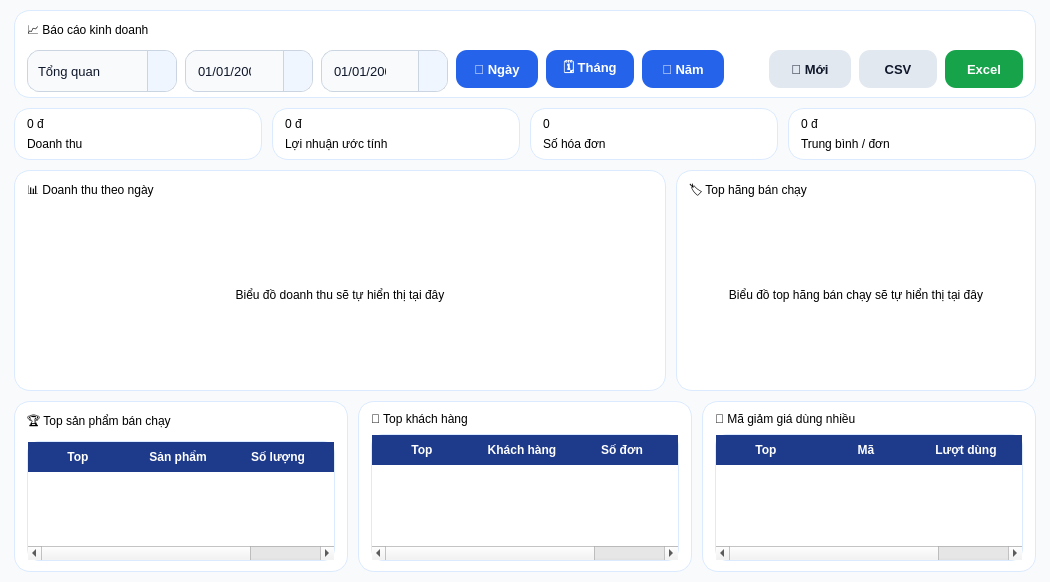
<?xml version="1.0" encoding="UTF-8"?>
<ui version="4.0">
 <class>ReportPage</class>
 <widget class="QWidget" name="ReportPage">
  <property name="geometry">
   <rect>
    <x>0</x>
    <y>0</y>
    <width>1050</width>
    <height>560</height>
   </rect>
  </property>

  <property name="styleSheet">
   <string><![CDATA[
QWidget#ReportPage {
    background-color: #f8fafc;
}

QFrame#filterPanel,
QFrame#kpiCardRevenue,
QFrame#kpiCardProfit,
QFrame#kpiCardOrders,
QFrame#kpiCardAov,
QFrame#chartRevenuePanel,
QFrame#chartBrandPanel,
QFrame#topProductPanel,
QFrame#topCustomerPanel,
QFrame#topDiscountPanel {
    background-color: white;
    border: 1px solid #dbeafe;
    border-radius: 16px;
}

QFrame.chartBox {
    background-color: #f8fbff;
    border: 1px dashed #93c5fd;
    border-radius: 14px;
}

QLabel.sectionTitle {
    color: #1e3a8a;
    font-size: 16px;
    font-weight: bold;
}

QLabel.kpiValue {
    color: #2563eb;
    font-size: 23px;
    font-weight: bold;
}

QLabel.kpiText {
    color: #64748b;
    font-size: 12px;
}

QLabel.chartPlaceholder {
    color: #64748b;
    font-size: 13px;
    font-weight: bold;
}

QComboBox,
QDateEdit {
    background-color: #f8fafc;
    border: 1px solid #cbd5e1;
    border-radius: 12px;
    padding: 6px 32px 6px 10px;
    color: #0f172a;
    font-size: 13px;
    min-height: 28px;
}

QComboBox:focus,
QDateEdit:focus {
    border: 2px solid #2563eb;
    background-color: white;
}

QComboBox::drop-down,
QDateEdit::drop-down {
    subcontrol-origin: padding;
    subcontrol-position: top right;
    width: 28px;
    border-left: 1px solid #cbd5e1;
    border-top-right-radius: 12px;
    border-bottom-right-radius: 12px;
    background-color: #eff6ff;
}

QComboBox::down-arrow,
QDateEdit::down-arrow {
    width: 10px;
    height: 10px;
}

QComboBox QAbstractItemView {
    background-color: white;
    color: #0f172a;
    selection-background-color: #dbeafe;
    selection-color: #0f172a;
    border: 1px solid #93c5fd;
    border-radius: 10px;
    padding: 6px;
    outline: 0;
    font-size: 13px;
}

QPushButton {
    border: none;
    border-radius: 11px;
    padding: 7px 10px;
    font-size: 13px;
    font-weight: bold;
    min-height: 24px;
}

QPushButton#btnViewDay,
QPushButton#btnViewMonth,
QPushButton#btnViewYear {
    background-color: #2563eb;
    color: white;
}

QPushButton#btnRefreshReport,
QPushButton#btnExportCsv {
    background-color: #e2e8f0;
    color: #0f172a;
}

QPushButton#btnExportExcel {
    background-color: #16a34a;
    color: white;
}

QTableWidget {
    background-color: white;
    border: 1px solid #dbeafe;
    border-radius: 12px;
    gridline-color: #e2e8f0;
    color: #0f172a;
    font-size: 12px;
}

QTableWidget::item {
    padding: 5px;
}

QTableWidget::item:selected {
    background-color: #dbeafe;
    color: #0f172a;
}

QHeaderView::section {
    background-color: #1e3a8a;
    color: white;
    padding: 6px;
    border: none;
    font-weight: bold;
}
   ]]></string>
  </property>

  <layout class="QVBoxLayout" name="mainLayout">
   <property name="leftMargin"><number>14</number></property>
   <property name="topMargin"><number>10</number></property>
   <property name="rightMargin"><number>14</number></property>
   <property name="bottomMargin"><number>10</number></property>
   <property name="spacing"><number>10</number></property>

   <item>
    <widget class="QFrame" name="filterPanel">
     <property name="maximumSize">
      <size>
       <width>16777215</width>
       <height>88</height>
      </size>
     </property>
     <layout class="QVBoxLayout" name="filterPanelLayout">
      <property name="leftMargin"><number>12</number></property>
      <property name="topMargin"><number>10</number></property>
      <property name="rightMargin"><number>12</number></property>
      <property name="bottomMargin"><number>10</number></property>
      <property name="spacing"><number>8</number></property>

      <item>
       <widget class="QLabel" name="lblFilterTitle">
        <property name="text"><string>📈 Báo cáo kinh doanh</string></property>
        <property name="class" stdset="0"><string>sectionTitle</string></property>
       </widget>
      </item>

      <item>
       <layout class="QHBoxLayout" name="filterLayout">
        <property name="spacing"><number>8</number></property>

        <item>
         <widget class="QComboBox" name="cboReportType">
          <property name="minimumSize"><size><width>150</width><height>36</height></size></property>
          <item><property name="text"><string>Tổng quan</string></property></item>
          <item><property name="text"><string>Doanh thu</string></property></item>
          <item><property name="text"><string>Sản phẩm</string></property></item>
          <item><property name="text"><string>Khách hàng</string></property></item>
          <item><property name="text"><string>Mã giảm giá</string></property></item>
          <item><property name="text"><string>Tồn kho</string></property></item>
         </widget>
        </item>

        <item>
         <widget class="QDateEdit" name="dateFrom">
          <property name="minimumSize"><size><width>125</width><height>36</height></size></property>
          <property name="calendarPopup"><bool>true</bool></property>
          <property name="displayFormat"><string>dd/MM/yyyy</string></property>
         </widget>
        </item>

        <item>
         <widget class="QDateEdit" name="dateTo">
          <property name="minimumSize"><size><width>125</width><height>36</height></size></property>
          <property name="calendarPopup"><bool>true</bool></property>
          <property name="displayFormat"><string>dd/MM/yyyy</string></property>
         </widget>
        </item>

        <item>
         <widget class="QPushButton" name="btnViewDay">
          <property name="minimumSize"><size><width>82</width><height>36</height></size></property>
          <property name="text"><string>📅 Ngày</string></property>
         </widget>
        </item>

        <item>
         <widget class="QPushButton" name="btnViewMonth">
          <property name="minimumSize"><size><width>88</width><height>36</height></size></property>
          <property name="text"><string>🗓 Tháng</string></property>
         </widget>
        </item>

        <item>
         <widget class="QPushButton" name="btnViewYear">
          <property name="minimumSize"><size><width>82</width><height>36</height></size></property>
          <property name="text"><string>📆 Năm</string></property>
         </widget>
        </item>

        <item>
         <spacer name="filterSpacer">
          <property name="orientation"><enum>Qt::Orientation::Horizontal</enum></property>
          <property name="sizeHint" stdset="0"><size><width>40</width><height>20</height></size></property>
         </spacer>
        </item>

        <item>
         <widget class="QPushButton" name="btnRefreshReport">
          <property name="minimumSize"><size><width>82</width><height>36</height></size></property>
          <property name="text"><string>🔄 Mới</string></property>
         </widget>
        </item>

        <item>
         <widget class="QPushButton" name="btnExportCsv">
          <property name="minimumSize"><size><width>78</width><height>36</height></size></property>
          <property name="text"><string>CSV</string></property>
         </widget>
        </item>

        <item>
         <widget class="QPushButton" name="btnExportExcel">
          <property name="minimumSize"><size><width>78</width><height>36</height></size></property>
          <property name="text"><string>Excel</string></property>
         </widget>
        </item>

       </layout>
      </item>

     </layout>
    </widget>
   </item>

   <item>
    <layout class="QHBoxLayout" name="kpiLayout">
     <property name="spacing"><number>10</number></property>

     <item>
      <widget class="QFrame" name="kpiCardRevenue">
       <property name="maximumSize"><size><width>16777215</width><height>76</height></size></property>
       <layout class="QVBoxLayout" name="kpiRevenueLayout">
        <property name="leftMargin"><number>12</number></property>
        <property name="topMargin"><number>8</number></property>
        <property name="rightMargin"><number>12</number></property>
        <property name="bottomMargin"><number>8</number></property>
        <item><widget class="QLabel" name="lblRevenueValue"><property name="text"><string>0 đ</string></property><property name="class" stdset="0"><string>kpiValue</string></property></widget></item>
        <item><widget class="QLabel" name="lblRevenueText"><property name="text"><string>Doanh thu</string></property><property name="class" stdset="0"><string>kpiText</string></property></widget></item>
       </layout>
      </widget>
     </item>

     <item>
      <widget class="QFrame" name="kpiCardProfit">
       <property name="maximumSize"><size><width>16777215</width><height>76</height></size></property>
       <layout class="QVBoxLayout" name="kpiProfitLayout">
        <property name="leftMargin"><number>12</number></property>
        <property name="topMargin"><number>8</number></property>
        <property name="rightMargin"><number>12</number></property>
        <property name="bottomMargin"><number>8</number></property>
        <item><widget class="QLabel" name="lblProfitValue"><property name="text"><string>0 đ</string></property><property name="class" stdset="0"><string>kpiValue</string></property></widget></item>
        <item><widget class="QLabel" name="lblProfitText"><property name="text"><string>Lợi nhuận ước tính</string></property><property name="class" stdset="0"><string>kpiText</string></property></widget></item>
       </layout>
      </widget>
     </item>

     <item>
      <widget class="QFrame" name="kpiCardOrders">
       <property name="maximumSize"><size><width>16777215</width><height>76</height></size></property>
       <layout class="QVBoxLayout" name="kpiOrdersLayout">
        <property name="leftMargin"><number>12</number></property>
        <property name="topMargin"><number>8</number></property>
        <property name="rightMargin"><number>12</number></property>
        <property name="bottomMargin"><number>8</number></property>
        <item><widget class="QLabel" name="lblOrderValue"><property name="text"><string>0</string></property><property name="class" stdset="0"><string>kpiValue</string></property></widget></item>
        <item><widget class="QLabel" name="lblOrderText"><property name="text"><string>Số hóa đơn</string></property><property name="class" stdset="0"><string>kpiText</string></property></widget></item>
       </layout>
      </widget>
     </item>

     <item>
      <widget class="QFrame" name="kpiCardAov">
       <property name="maximumSize"><size><width>16777215</width><height>76</height></size></property>
       <layout class="QVBoxLayout" name="kpiAovLayout">
        <property name="leftMargin"><number>12</number></property>
        <property name="topMargin"><number>8</number></property>
        <property name="rightMargin"><number>12</number></property>
        <property name="bottomMargin"><number>8</number></property>
        <item><widget class="QLabel" name="lblAovValue"><property name="text"><string>0 đ</string></property><property name="class" stdset="0"><string>kpiValue</string></property></widget></item>
        <item><widget class="QLabel" name="lblAovText"><property name="text"><string>Trung bình / đơn</string></property><property name="class" stdset="0"><string>kpiText</string></property></widget></item>
       </layout>
      </widget>
     </item>

    </layout>
   </item>

   <item>
    <layout class="QHBoxLayout" name="chartLayout">
     <property name="spacing"><number>10</number></property>

     <item>
      <widget class="QFrame" name="chartRevenuePanel">
       <layout class="QVBoxLayout" name="chartRevenueLayout">
        <property name="leftMargin"><number>12</number></property>
        <property name="topMargin"><number>10</number></property>
        <property name="rightMargin"><number>12</number></property>
        <property name="bottomMargin"><number>10</number></property>
        <property name="spacing"><number>8</number></property>

        <item>
         <widget class="QLabel" name="lblRevenueChartTitle">
          <property name="text"><string>📊 Doanh thu theo ngày</string></property>
          <property name="class" stdset="0"><string>sectionTitle</string></property>
         </widget>
        </item>

        <item>
         <widget class="QFrame" name="chartRevenueFrame">
          <property name="class" stdset="0"><string>chartBox</string></property>
          <property name="minimumSize"><size><width>0</width><height>170</height></size></property>
          <layout class="QVBoxLayout" name="chartRevenueFrameLayout">
           <item>
            <widget class="QLabel" name="lblRevenueChartPlaceholder">
             <property name="text"><string>Biểu đồ doanh thu sẽ tự hiển thị tại đây</string></property>
             <property name="alignment"><set>Qt::AlignmentFlag::AlignCenter</set></property>
             <property name="class" stdset="0"><string>chartPlaceholder</string></property>
            </widget>
           </item>
          </layout>
         </widget>
        </item>

       </layout>
      </widget>
     </item>

     <item>
      <widget class="QFrame" name="chartBrandPanel">
       <property name="minimumSize"><size><width>300</width><height>0</height></size></property>
       <property name="maximumSize"><size><width>360</width><height>16777215</height></size></property>
       <layout class="QVBoxLayout" name="chartBrandLayout">
        <property name="leftMargin"><number>12</number></property>
        <property name="topMargin"><number>10</number></property>
        <property name="rightMargin"><number>12</number></property>
        <property name="bottomMargin"><number>10</number></property>
        <property name="spacing"><number>8</number></property>

        <item>
         <widget class="QLabel" name="lblBrandChartTitle">
          <property name="text"><string>🏷 Top hãng bán chạy</string></property>
          <property name="class" stdset="0"><string>sectionTitle</string></property>
         </widget>
        </item>

        <item>
         <widget class="QFrame" name="chartBrandFrame">
          <property name="class" stdset="0"><string>chartBox</string></property>
          <property name="minimumSize"><size><width>0</width><height>170</height></size></property>
          <layout class="QVBoxLayout" name="chartBrandFrameLayout">
           <item>
            <widget class="QLabel" name="lblBrandChartPlaceholder">
             <property name="text"><string>Biểu đồ top hãng bán chạy sẽ tự hiển thị tại đây</string></property>
             <property name="alignment"><set>Qt::AlignmentFlag::AlignCenter</set></property>
             <property name="class" stdset="0"><string>chartPlaceholder</string></property>
            </widget>
           </item>
          </layout>
         </widget>
        </item>

       </layout>
      </widget>
     </item>

    </layout>
   </item>

   <item>
    <layout class="QHBoxLayout" name="bottomLayout">
     <property name="spacing"><number>10</number></property>

     <item>
      <widget class="QFrame" name="topProductPanel">
       <layout class="QVBoxLayout" name="topProductLayout">
        <property name="leftMargin"><number>12</number></property>
        <property name="topMargin"><number>10</number></property>
        <property name="rightMargin"><number>12</number></property>
        <property name="bottomMargin"><number>10</number></property>
        <property name="spacing"><number>8</number></property>
        <item><widget class="QLabel" name="lblTopProductTitle"><property name="text"><string>🏆 Top sản phẩm bán chạy</string></property><property name="class" stdset="0"><string>sectionTitle</string></property></widget></item>
        <item>
         <widget class="QTableWidget" name="tableTopProducts">
          <property name="minimumSize"><size><width>0</width><height>120</height></size></property>
          <property name="columnCount"><number>4</number></property>
          <column><property name="text"><string>Top</string></property></column>
          <column><property name="text"><string>Sản phẩm</string></property></column>
          <column><property name="text"><string>Số lượng</string></property></column>
          <column><property name="text"><string>Doanh thu</string></property></column>
         </widget>
        </item>
       </layout>
      </widget>
     </item>

     <item>
      <widget class="QFrame" name="topCustomerPanel">
       <layout class="QVBoxLayout" name="topCustomerLayout">
        <property name="leftMargin"><number>12</number></property>
        <property name="topMargin"><number>10</number></property>
        <property name="rightMargin"><number>12</number></property>
        <property name="bottomMargin"><number>10</number></property>
        <property name="spacing"><number>8</number></property>
        <item><widget class="QLabel" name="lblTopCustomerTitle"><property name="text"><string>👑 Top khách hàng</string></property><property name="class" stdset="0"><string>sectionTitle</string></property></widget></item>
        <item>
         <widget class="QTableWidget" name="tableTopCustomers">
          <property name="minimumSize"><size><width>0</width><height>120</height></size></property>
          <property name="columnCount"><number>4</number></property>
          <column><property name="text"><string>Top</string></property></column>
          <column><property name="text"><string>Khách hàng</string></property></column>
          <column><property name="text"><string>Số đơn</string></property></column>
          <column><property name="text"><string>Tổng chi</string></property></column>
         </widget>
        </item>
       </layout>
      </widget>
     </item>

     <item>
      <widget class="QFrame" name="topDiscountPanel">
       <layout class="QVBoxLayout" name="topDiscountLayout">
        <property name="leftMargin"><number>12</number></property>
        <property name="topMargin"><number>10</number></property>
        <property name="rightMargin"><number>12</number></property>
        <property name="bottomMargin"><number>10</number></property>
        <property name="spacing"><number>8</number></property>
        <item><widget class="QLabel" name="lblTopDiscountTitle"><property name="text"><string>🎁 Mã giảm giá dùng nhiều</string></property><property name="class" stdset="0"><string>sectionTitle</string></property></widget></item>
        <item>
         <widget class="QTableWidget" name="tableTopDiscounts">
          <property name="minimumSize"><size><width>0</width><height>120</height></size></property>
          <property name="columnCount"><number>4</number></property>
          <column><property name="text"><string>Top</string></property></column>
          <column><property name="text"><string>Mã</string></property></column>
          <column><property name="text"><string>Lượt dùng</string></property></column>
          <column><property name="text"><string>Tổng giảm</string></property></column>
         </widget>
        </item>
       </layout>
      </widget>
     </item>

    </layout>
   </item>

  </layout>
 </widget>
 <resources/>
 <connections/>
</ui>
